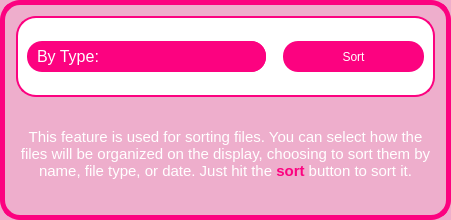
               <widget class="QFrame" name="frame_32">
                <property name="sizePolicy">
                 <sizepolicy hsizetype="Preferred" vsizetype="Minimum">
                  <horstretch>0</horstretch>
                  <verstretch>0</verstretch>
                 </sizepolicy>
                </property>
                <property name="minimumSize">
                 <size>
                  <width>451</width>
                  <height>220</height>
                 </size>
                </property>
                <property name="maximumSize">
                 <size>
                  <width>16777215</width>
                  <height>220</height>
                 </size>
                </property>
                <property name="styleSheet">
                 <string notr="true">background-color: rgb(238, 174, 204);
border-radius: 20px;
border: 5px solid  rgb(252, 2, 128);
</string>
                </property>
                <property name="frameShape">
                 <enum>QFrame::StyledPanel</enum>
                </property>
                <property name="frameShadow">
                 <enum>QFrame::Raised</enum>
                </property>
                <layout class="QGridLayout" name="gridLayout_43">
                 <item row="0" column="0">
                  <widget class="QFrame" name="frame_33">
                   <property name="sizePolicy">
                    <sizepolicy hsizetype="Preferred" vsizetype="Fixed">
                     <horstretch>0</horstretch>
                     <verstretch>0</verstretch>
                    </sizepolicy>
                   </property>
                   <property name="minimumSize">
                    <size>
                     <width>411</width>
                     <height>81</height>
                    </size>
                   </property>
                   <property name="styleSheet">
                    <string notr="true">background-color: rgb(255, 255, 255);
border-radius: 20px;
border: 2px solid  rgb(252, 2, 128);</string>
                   </property>
                   <property name="frameShape">
                    <enum>QFrame::StyledPanel</enum>
                   </property>
                   <property name="frameShadow">
                    <enum>QFrame::Raised</enum>
                   </property>
                   <layout class="QGridLayout" name="gridLayout_44">
                    <item row="0" column="1">
                     <spacer name="horizontalSpacer_37">
                      <property name="orientation">
                       <enum>Qt::Horizontal</enum>
                      </property>
                      <property name="sizeType">
                       <enum>QSizePolicy::Fixed</enum>
                      </property>
                      <property name="sizeHint" stdset="0">
                       <size>
                        <width>11</width>
                        <height>20</height>
                       </size>
                      </property>
                     </spacer>
                    </item>
                    <item row="0" column="0">
                     <widget class="QComboBox" name="comboBox_5">
                      <property name="sizePolicy">
                       <sizepolicy hsizetype="Expanding" vsizetype="Fixed">
                        <horstretch>0</horstretch>
                        <verstretch>0</verstretch>
                       </sizepolicy>
                      </property>
                      <property name="minimumSize">
                       <size>
                        <width>0</width>
                        <height>31</height>
                       </size>
                      </property>
                      <property name="font">
                       <font>
                        <family>Arial</family>
                        <pointsize>12</pointsize>
                        <weight>50</weight>
                        <italic>false</italic>
                        <bold>false</bold>
                       </font>
                      </property>
                      <property name="styleSheet">
                       <string notr="true">/* QComboBox Stylesheet */
QComboBox {
    background-color: rgb(252, 2, 128);
	color: rgb(255, 255, 255);
	font: 12pt &quot;Arial&quot;;
    border: none;
    padding: 5px 10px;
    selection-background-color: #3B4252;
    border-radius: 15px;
}

QComboBox::drop-down {
    background-color: rgb(252, 2, 128);
	font: 8pt &quot;Arial&quot;;
    border: none;
    width: 25px;
    border-top-right-radius: 15px;
    border-bottom-right-radius: 15px;
}

QComboBox QAbstractItemView {
    background-color: rgb(238, 174, 204);
	font: 8pt &quot;Arial&quot;;
    color: rgb(252, 2, 128);
    border: none;
    selection-background-color:  rgb(238, 174, 204);
    border-radius: 15px;
}</string>
                      </property>
                      <item>
                       <property name="text">
                        <string>By Type:</string>
                       </property>
                      </item>
                      <item>
                       <property name="text">
                        <string>By Name:</string>
                       </property>
                      </item>
                      <item>
                       <property name="text">
                        <string>By Date:</string>
                       </property>
                      </item>
                     </widget>
                    </item>
                    <item row="0" column="2">
                     <widget class="QPushButton" name="pushButton_26">
                      <property name="sizePolicy">
                       <sizepolicy hsizetype="Fixed" vsizetype="Fixed">
                        <horstretch>0</horstretch>
                        <verstretch>0</verstretch>
                       </sizepolicy>
                      </property>
                      <property name="minimumSize">
                       <size>
                        <width>141</width>
                        <height>31</height>
                       </size>
                      </property>
                      <property name="styleSheet">
                       <string notr="true">QPushButton {
background-color: rgb(252, 2, 128);
color: rgb(255, 255, 255);
border-radius: 15px;
border: none;
font: 87 10pt &quot;Arial Black&quot;;
}

QPushButton:hover {
background-color: rgb(253, 102, 102);
color: rgb(255, 255, 255);
border-radius: 15px;
border: none;
}

QPushButton:pressed {
background-color: rgb(44, 146, 255);
}
</string>
                      </property>
                      <property name="text">
                       <string>Sort</string>
                      </property>
                     </widget>
                    </item>
                   </layout>
                  </widget>
                 </item>
                 <item row="1" column="0">
                  <widget class="QTextBrowser" name="textBrowser_6">
                   <property name="minimumSize">
                    <size>
                     <width>401</width>
                     <height>37</height>
                    </size>
                   </property>
                   <property name="styleSheet">
                    <string notr="true">border: none;</string>
                   </property>
                   <property name="html">
                    <string>&lt;!DOCTYPE HTML PUBLIC &quot;-//W3C//DTD HTML 4.0//EN&quot; &quot;http://www.w3.org/TR/REC-html40/strict.dtd&quot;&gt;
&lt;html&gt;&lt;head&gt;&lt;meta name=&quot;qrichtext&quot; content=&quot;1&quot; /&gt;&lt;style type=&quot;text/css&quot;&gt;
p, li { white-space: pre-wrap; }
&lt;/style&gt;&lt;/head&gt;&lt;body style=&quot; font-family:'.AppleSystemUIFont'; font-size:13pt; font-weight:400; font-style:normal;&quot;&gt;
&lt;p align=&quot;center&quot; style=&quot;-qt-paragraph-type:empty; margin-top:0px; margin-bottom:5px; margin-left:0px; margin-right:0px; -qt-block-indent:0; text-indent:0px; font-family:'MS Shell Dlg 2'; font-size:5pt;&quot;&gt;&lt;br /&gt;&lt;/p&gt;
&lt;p align=&quot;center&quot; style=&quot; margin-top:12px; margin-bottom:12px; margin-left:0px; margin-right:0px; -qt-block-indent:0; text-indent:0px;&quot;&gt;&lt;span style=&quot; font-family:'Courier New'; font-size:11pt; color:#ffffff;&quot;&gt;This feature is used for sorting files. You can select how the files will be organized on the display, choosing to sort them by name, file type, or date. Just hit the &lt;/span&gt;&lt;span style=&quot; font-family:'Courier New'; font-size:11pt; font-weight:600; color:#fc0280;&quot;&gt;sort&lt;/span&gt;&lt;span style=&quot; font-family:'Courier New'; font-size:11pt; color:#ffffff;&quot;&gt; button to sort it.&lt;/span&gt;&lt;/p&gt;&lt;/body&gt;&lt;/html&gt;</string>
                   </property>
                  </widget>
                 </item>
                </layout>
               </widget>
